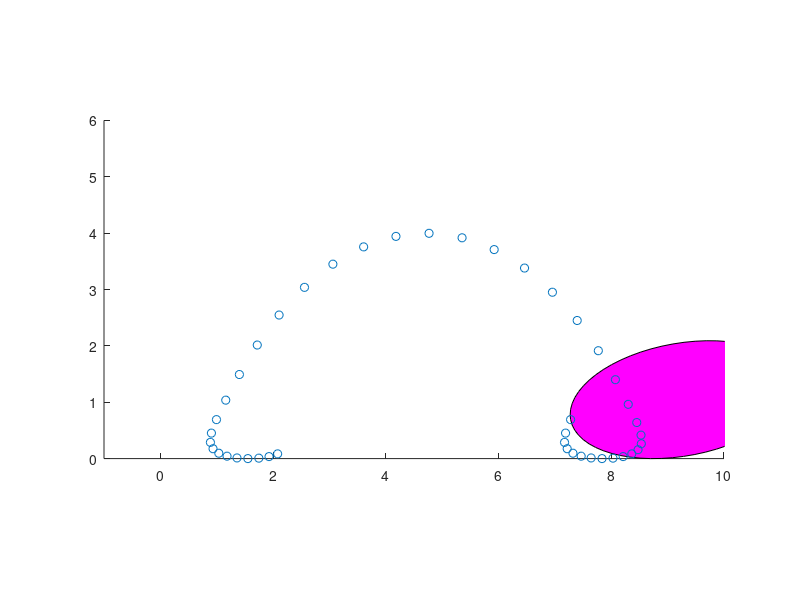

Recreate this plot in MATLAB.
function rolling_ellipse
t=0:0.1:2*pi;
n=1;
rx=2;
ry=1;
x=rx*sign(cos(t)).*abs(cos(t)).^n;
y=ry*sign(sin(t)).*abs(sin(t)).^n;
[val,ind]=max(x);
h=patch(x,y,'m');
[theta,r]=cart2pol(x,y);
axis equal
axis([-1 10 0 6])
for n=1:pi/16:3*pi
    [x,y]=pol2cart(theta-n,r);
    set(h,'xdata',x+n,'ydata',y-min(y));
    line(x(1)+n,y(1)-min(y),'marker','o');
    pause(0.1)
end


function [xd,yd]=transform2d(x,y,tx,ty,phi,xr,yr)
%2d transformation without scaling
%[xd,yd]=transform2d(x,y,tx,ty,phi,xr,yr)
xd=x.*cos(phi)-y.*sin(phi)+xr.*(1-cos(phi))+yr.*sin(phi)+tx;
yd=x.*sin(phi)+y.*cos(phi)+yr.*(1-cos(phi))-xr.*sin(phi)+ty;